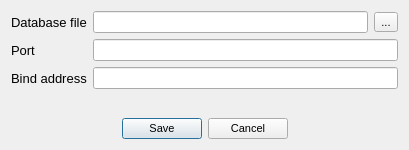
<?xml version="1.0" encoding="UTF-8"?>
<ui version="4.0">
 <class>Dialog</class>
 <widget class="QDialog" name="Dialog">
  <property name="windowModality">
   <enum>Qt::ApplicationModal</enum>
  </property>
  <property name="geometry">
   <rect>
    <x>0</x>
    <y>0</y>
    <width>409</width>
    <height>150</height>
   </rect>
  </property>
  <property name="minimumSize">
   <size>
    <width>400</width>
    <height>150</height>
   </size>
  </property>
  <property name="maximumSize">
   <size>
    <width>409</width>
    <height>200</height>
   </size>
  </property>
  <property name="font">
   <font>
    <pointsize>8</pointsize>
   </font>
  </property>
  <property name="windowTitle">
   <string>Config</string>
  </property>
  <layout class="QGridLayout" name="gridLayout">
   <item row="0" column="0">
    <widget class="QLabel" name="label">
     <property name="font">
      <font>
       <pointsize>10</pointsize>
      </font>
     </property>
     <property name="text">
      <string>Database file</string>
     </property>
    </widget>
   </item>
   <item row="0" column="1">
    <widget class="QLineEdit" name="db_filepath_txb"/>
   </item>
   <item row="0" column="2">
    <widget class="QToolButton" name="select_file_btn">
     <property name="text">
      <string>...</string>
     </property>
    </widget>
   </item>
   <item row="1" column="0">
    <widget class="QLabel" name="label_2">
     <property name="font">
      <font>
       <pointsize>10</pointsize>
      </font>
     </property>
     <property name="text">
      <string>Port</string>
     </property>
    </widget>
   </item>
   <item row="1" column="1" colspan="2">
    <widget class="QLineEdit" name="port_txb"/>
   </item>
   <item row="2" column="0">
    <widget class="QLabel" name="label_3">
     <property name="font">
      <font>
       <pointsize>10</pointsize>
      </font>
     </property>
     <property name="text">
      <string>Bind address</string>
     </property>
    </widget>
   </item>
   <item row="2" column="1" colspan="2">
    <widget class="QLineEdit" name="bind_addr_txb"/>
   </item>
   <item row="3" column="0" colspan="3">
    <spacer name="verticalSpacer">
     <property name="orientation">
      <enum>Qt::Vertical</enum>
     </property>
     <property name="sizeHint" stdset="0">
      <size>
       <width>388</width>
       <height>20</height>
      </size>
     </property>
    </spacer>
   </item>
   <item row="4" column="0" colspan="3">
    <layout class="QHBoxLayout" name="btns_h_layout">
     <item>
      <spacer name="horizontalSpacer">
       <property name="orientation">
        <enum>Qt::Horizontal</enum>
       </property>
       <property name="sizeHint" stdset="0">
        <size>
         <width>40</width>
         <height>20</height>
        </size>
       </property>
      </spacer>
     </item>
     <item>
      <widget class="QPushButton" name="save_btn">
       <property name="text">
        <string>Save</string>
       </property>
      </widget>
     </item>
     <item>
      <widget class="QPushButton" name="cancel_btn">
       <property name="text">
        <string>Cancel</string>
       </property>
      </widget>
     </item>
     <item>
      <spacer name="horizontalSpacer_2">
       <property name="orientation">
        <enum>Qt::Horizontal</enum>
       </property>
       <property name="sizeHint" stdset="0">
        <size>
         <width>40</width>
         <height>20</height>
        </size>
       </property>
      </spacer>
     </item>
    </layout>
   </item>
  </layout>
 </widget>
 <resources/>
 <connections/>
</ui>
